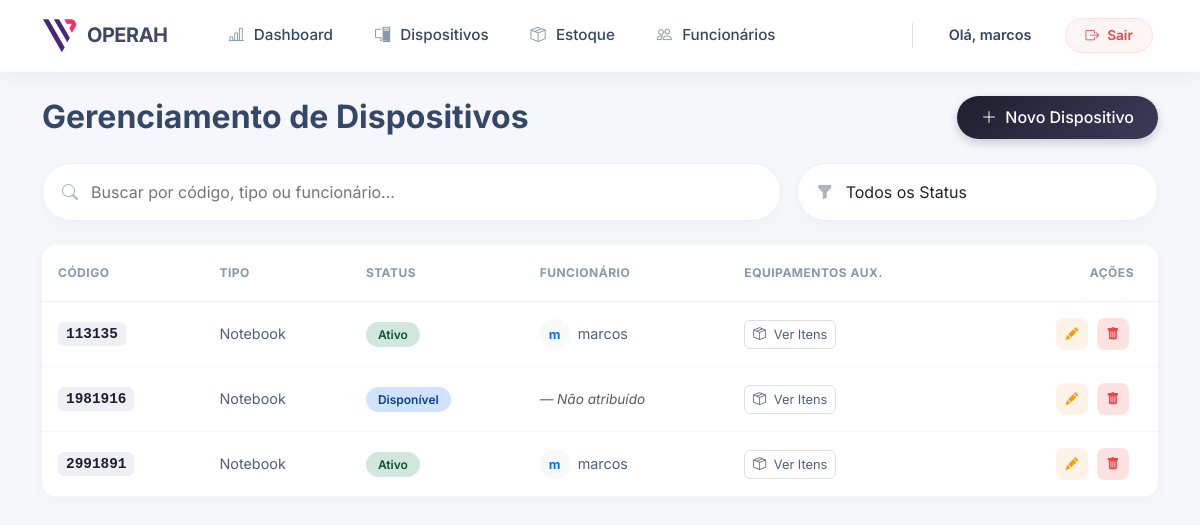
The page /dispositivos/ (signed in) on the database as committed earlier.
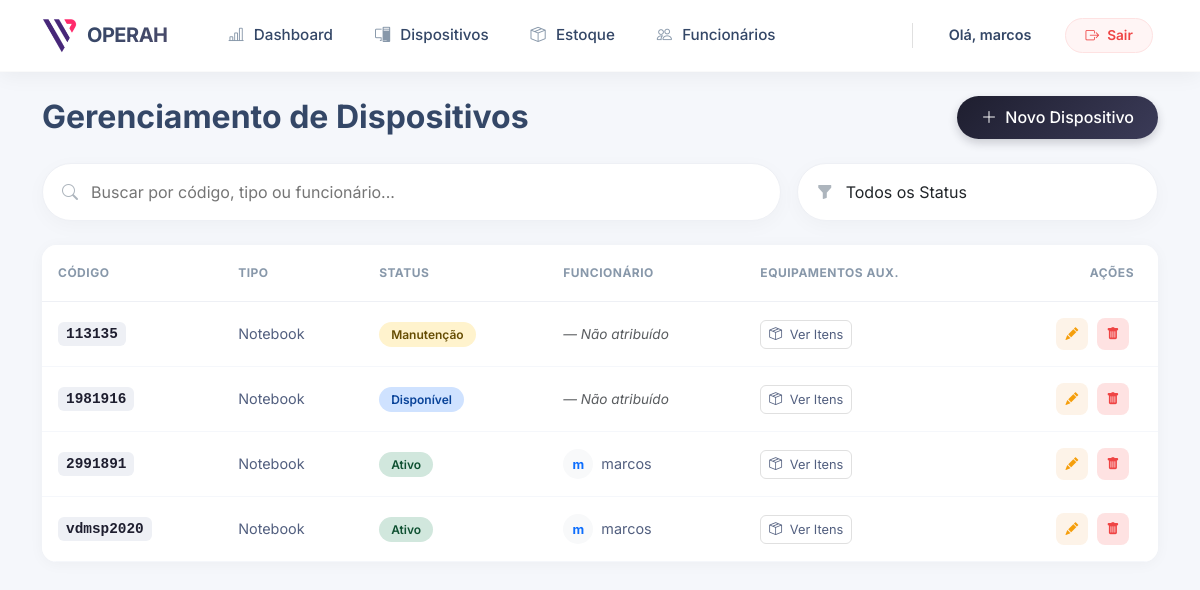
The same page on the database as committed later.
### dispositivos/models.py (models this page shows, shortened)
class Dispositivo(models.Model):
    codigo = models.CharField(max_length=50, unique=True)
    tipo_dispositivo = models.CharField(max_length=20, choices=TIPO_DISPOSITIVO_CHOICES)
    funcionario = models.ForeignKey(
        'funcionarios.Funcionario',
        on_delete=models.SET_NULL,
        null=True,
        blank=True,
        related_name='dispositivos' # Permite acessar: funcionario.dispositivos.all()
    )
    status = models.CharField(max_length=20, choices=STATUS_CHOICES, default='DISPONIVEL')
    status_antes_manutencao = models.CharField(max_length=20, choices=STATUS_CHOICES, null=True, blank=True)
    class Meta:
        ordering = ['codigo']

### funcionarios/models.py (models this page shows, shortened)
class Funcionario(models.Model):
    STATUS_CHOICES = [
        ("ATIVO", "Ativo"),
        ("DEMITIDO", "Demitido"),
    ]
    nome = models.CharField(max_length=100)
    email = models.EmailField(unique=True)
    unidade_trabalho = models.ForeignKey(
        UnidadeTrabalho,
        on_delete=models.SET_NULL,
        null=True,
        blank=True
    )
    status = models.CharField(
        max_length=10,
        choices=STATUS_CHOICES,
        default="ATIVO"
    )
    data_admissao = models.DateField(default=timezone.now)
    data_demissao = models.DateField(null=True, blank=True)
    class Meta:
        ordering = ["nome"]
        verbose_name = "Funcionário"
        verbose_name_plural = "Funcionários"

### dispositivos/views.py (the view)
# urls.py: path('', views.listar_dispositivos, name='listar_dispositivos'),
@login_required
def listar_dispositivos(request):
    dispositivos = Dispositivo.objects.all().order_by('codigo')
    funcionarios = Funcionario.objects.filter(status='ATIVO').order_by('nome')
    return render(request, 'dispositivos/listar_dispositivos.html', {
        'dispositivos': dispositivos,
        'tipos': TIPO_DISPOSITIVO_CHOICES,
        'funcionarios': funcionarios,
        'status': STATUS_CHOICES,
    })

### dispositivos/templates/dispositivos/listar_dispositivos.html (shortened to what this page needs)
{% extends 'core/base.html' %}
{% block content %}
<link href="https://cdn.jsdelivr.net/npm/select2@4.1.0-rc.0/dist/css/select2.min.css" rel="stylesheet" />
<div class="page-header">
    <h2 class="page-title" style="color: #344767;">Gerenciamento de Dispositivos</h2>
    <button class="btn btn-tech-primary" data-bs-toggle="modal" data-bs-target="#modalAddDispositivo">
        <i class="bi bi-plus-lg me-1"></i> Novo Dispositivo
    </button>
</div>
<div class="row mb-4 g-3">
    <div class="col-md-8">
        <div class="search-container mb-0">
            <i class="bi bi-search search-icon"></i>
            <input type="text" id="inputBuscaCodigo" class="search-input" placeholder="Buscar por código, tipo ou funcionário...">
        </div>
    </div>
    <div class="col-md-4">
        <div class="position-relative">
            <i class="bi bi-funnel-fill search-icon" style="z-index: 10;"></i>
            <select id="filtroStatus" class="search-input form-select" style="cursor: pointer;">
                <option value="">Todos os Status</option>
            </select>
        </div>
    </div>
</div>
<div class="tech-card table-responsive">
    <table class="table table-tech mb-0" id="tabelaDispositivos">
        <thead>
            <tr>
                <th>Código</th>
                <th>Tipo</th>
                <th>Status</th>
                <th>Funcionário</th>
                <th>Equipamentos Aux.</th>
                <th class="text-end pe-4">Ações</th>
            </tr>
        </thead>
        <tbody>
            {% for dispositivo in dispositivos %}
            <tr data-status="{{ dispositivo.status }}">
                <td><span class="codigo-badge">{{ dispositivo.codigo }}</span></td>
                <td>{{ dispositivo.get_tipo_dispositivo_display }}</td>
                <td>
                    {% if dispositivo.status == 'ATIVO' %}
                        <span class="status-badge status-ativo">Ativo</span>
                    {% elif dispositivo.status == 'MANUTENCAO' %}
                        <span class="status-badge status-manutencao">Manutenção</span>
                    {% else %}
                        <span class="status-badge status-disponivel">Disponível</span>
                    {% endif %}
                </td>
                <td>
                    {% if dispositivo.funcionario %}
                        <div class="d-flex align-items-center">
                            <div class="bg-light rounded-circle d-flex align-items-center justify-content-center text-primary fw-bold me-2" style="width:30px; height:30px; font-size: 0.8rem;">
                                {{ dispositivo.funcionario.nome|slice:":1" }}
                            </div>
                            {{ dispositivo.funcionario.nome }}
                        </div>
                    {% else %}
                        <span class="text-muted" style="font-size:0.85rem; font-style:italic;">— Não atribuído</span>
                    {% endif %}
                </td>
                <td>
                    <button class="btn btn-sm btn-outline-tech btnEquipamentos"
                            data-id="{{ dispositivo.id }}"
                            data-codigo="{{ dispositivo.codigo }}">
                        <i class="bi bi-box-seam me-1"></i> Ver Itens
                    </button>
                </td>
                <td class="text-end pe-4">
                    <button class="btn-action btn-action-edit btnEditar"
                        data-url="{% url 'dispositivos:editar_dispositivo' dispositivo.id %}"
                        data-id="{{ dispositivo.id }}"
                        data-codigo="{{ dispositivo.codigo }}"
                        data-tipo="{{ dispositivo.tipo_dispositivo }}"
                        data-funcionario="{% if dispositivo.funcionario %}{{ dispositivo.funcionario.id }}{% endif %}"
                        data-status="{{ dispositivo.status }}"
                        data-bs-toggle="tooltip" title="Editar">
                        <i class="bi bi-pencil-fill" style="font-size: 0.8rem;"></i>
                    </button>
                    <a href="{% url 'dispositivos:deletar_dispositivo' dispositivo.id %}"
                       class="btn-action btn-action-delete"
                       onclick="return confirm('Tem certeza que deseja excluir este dispositivo?')"
                       data-bs-toggle="tooltip" title="Excluir">
                       <i class="bi bi-trash-fill" style="font-size: 0.8rem;"></i>
                    </a>
                </td>
            </tr>
            {% empty %}
            <tr class="no-results"><td colspan="6" class="text-center py-5 text-muted">Nenhum dispositivo cadastrado no momento.</td></tr>
            {% endfor %}
        </tbody>
    </table>
</div>
{% endblock %}

### core/templates/core/base.html (shortened to what this page needs)
{% load static %}
<!DOCTYPE html>
<html lang="pt-br">
<head>
    <link rel="stylesheet" href="https://cdn.jsdelivr.net/npm/bootstrap@5.3.2/dist/css/bootstrap.min.css">
    <link rel="stylesheet" href="https://cdn.jsdelivr.net/npm/bootstrap-icons@1.11.3/font/bootstrap-icons.min.css">
</head>
<body>
    <nav class="navbar navbar-expand-lg navbar-tech sticky-top mb-4">
        <div class="container">
            <a class="navbar-brand" href="{% url 'home' %}">
                <img src="{% static 'logo2fb.png' %}" alt="Logo Operah">
                <span>OPERAH</span>
            </a>
            <div class="collapse navbar-collapse" id="navbarNav">
                <ul class="navbar-nav me-auto ms-lg-4">
                    <li class="nav-item">
                        <a class="nav-link" href="{% url 'dispositivos:dashboard_dispositivos' %}">
                            <i class="bi bi-bar-chart-line"></i> Dashboard
                        </a>
                    </li>
                    <li class="nav-item">
                        <a class="nav-link" href="{% url 'dispositivos:listar_dispositivos' %}">
                            <i class="bi bi-pc-display"></i> Dispositivos
                        </a>
                    </li>
                    <li class="nav-item">
                        <a class="nav-link" href="{% url 'equipamentos:dashboard_estoque' %}">
                            <i class="bi bi-box-seam"></i> Estoque </a>
                    </li>
                    <li class="nav-item">
                        <a class="nav-link" href="{% url 'funcionarios:listar_funcionarios' %}">
                            <i class="bi bi-people"></i> Funcionários
                        </a>
                    </li>
                </ul>
                <div class="d-flex align-items-center flex-column flex-lg-row">
                    <ul class="navbar-nav align-items-center">
                        <li class="nav-item mb-2 mb-lg-0">
                            <span class="nav-link disabled user-text">
                                Olá, {{ user.username }}
                            </span>
                        </li>
                        <li class="nav-item ms-lg-2">
                            <a class="nav-link btn-logout d-flex align-items-center" href="{% url 'contas:logout' %}">
                                <i class="bi bi-box-arrow-right me-2"></i> Sair
                            </a>
                        </li>
                    </ul>
                </div>
            </div>
        </div>
    </nav>
    <div class="container pb-5">
        {% block content %}{% endblock %}
    </div>
</body>
</html>

### core/templates/core/base.html (style rules this page uses)
:root { --brand-primary: #1e1e2f; --brand-accent: #d63384; --brand-light: #f8f9fa; --text-dark: #344767; --text-muted: #8898aa; }
body { background-color: #f5f7fb; font-family: 'Inter', sans-serif; color: var(--text-dark); }
.navbar-tech { background-color: #ffffff; box-shadow: 0 4px 20px rgba(0, 0, 0, 0.05); padding: 0.8rem 1rem; border-bottom: 1px solid rgba(0, 0, 0, 0.02); }
.navbar-brand { font-weight: 700; color: var(--text-dark); letter-spacing: -0.5px; display: flex; align-items: center; font-size: 1.25rem; }
.navbar-brand img { height: 35px; width: auto; margin-right: 10px; }
.navbar-brand span { background: linear-gradient(135deg, var(--text-dark), #4a4a6a); -webkit-background-clip: text; -webkit-text-fill-color: transparent; }
.nav-link { color: var(--text-dark) !important; font-weight: 500; font-size: 0.95rem; margin: 0 5px; padding: 0.5rem 1rem !important; border-radius: 8px; transition: all 0.3s ease; position: relative; }
.nav-link i { margin-right: 6px; color: var(--text-muted); transition: color 0.3s; }
.user-text { font-size: 0.9rem; font-weight: 600; color: var(--brand-primary); }
.btn-logout { border: 1px solid #fee2e2; background-color: #fff5f5; color: #ef4444 !important; border-radius: 50px; padding: 0.4rem 1.2rem !important; font-size: 0.85rem; font-weight: 600; transition: all 0.2s; }
.btn-logout i { color: #ef4444; }

### dispositivos/templates/dispositivos/listar_dispositivos.html (style rules this page uses)
:root { --brand-primary: #1e1e2f; --brand-accent: #d63384; --brand-light: #f8f9fa; }
body { background-color: #f5f7fb; }
.page-header { display: flex; justify-content: space-between; align-items: center; margin-bottom: 1.5rem; }
.page-title { font-weight: 700; color: var(--brand-primary); margin: 0; }
.btn-tech-primary { background: linear-gradient(135deg, var(--brand-primary), #3b3b58); color: white; border: none; border-radius: 50px; padding: 0.6rem 1.5rem; font-weight: 500; box-shadow: 0 4px 10px rgba(30, 30, 47, 0.2); transition: transform 0.2s; }
.search-container { position: relative; margin-bottom: 20px; }
.search-input { border-radius: 50px; border: 1px solid #eef0f5; background: white; padding: 1rem 1rem 1rem 3rem; box-shadow: 0 5px 20px rgba(0,0,0,0.03); width: 100%; transition: all 0.3s; }
.search-icon { position: absolute; left: 20px; top: 50%; transform: translateY(-50%); color: #adb5bd; }
.tech-card { background: white; border-radius: 15px; box-shadow: 0 2px 15px rgba(0,0,0,0.04); border: none; overflow: hidden; }
.table-tech thead th { background-color: white; color: #8898aa; text-transform: uppercase; font-size: 0.75rem; font-weight: 700; letter-spacing: 0.5px; border-bottom: 1px solid #eef0f5; padding: 1.2rem 1rem; }
.table-tech tbody td { padding: 1rem; vertical-align: middle; border-bottom: 1px solid #f5f7fb; color: #525f7f; font-size: 0.9rem; }
.codigo-badge { font-family: monospace; background: #eef0f5; color: var(--brand-primary); padding: 4px 8px; border-radius: 6px; font-weight: 600; }
.status-badge { padding: 5px 12px; border-radius: 30px; font-size: 0.75rem; font-weight: 600; }
.status-ativo { background-color: #d1e7dd; color: #0f5132; }
.status-manutencao { background-color: #fff3cd; color: #664d03; }
.status-disponivel { background-color: #cfe2ff; color: #084298; }
.btn-action { width: 32px; height: 32px; display: inline-flex; align-items: center; justify-content: center; border-radius: 8px; border: none; transition: all 0.2s; margin-right: 5px; }
.btn-action-edit { background-color: #fdf3e8; color: #f59e0b; }
.btn-action-delete { background-color: #fee2e2; color: #ef4444; }
.btn-outline-tech { border: 1px solid #e0e0e0; color: #525f7f; background: white; border-radius: 6px; font-size: 0.8rem; }

Rows that differ between the two databases and show on the page:
changed Dispositivo (number 1 of 4 on the later page): funcionario.nome "m" → (not shown); funcionario.nome "marcos" → (not shown); status "Ativo" → "Manutenção"; now shows "— Não atribuído"
added Dispositivo: codigo "vdmsp2020", tipo_dispositivo "Notebook", status "Ativo", funcionario.nome "m", funcionario.nome "marcos"
